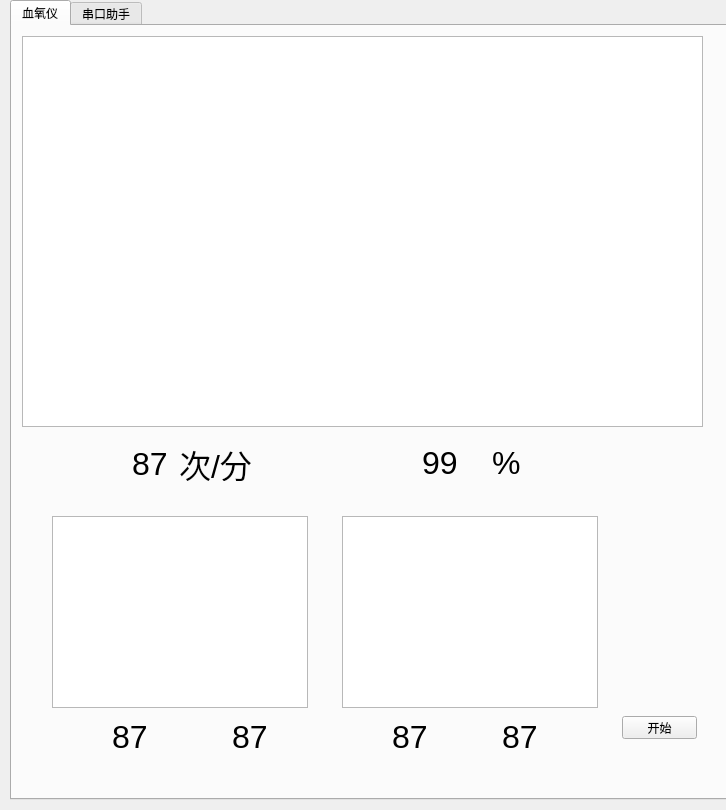
<?xml version="1.0" encoding="UTF-8"?>
<ui version="4.0">
 <class>Form</class>
 <widget class="QWidget" name="Form">
  <property name="geometry">
   <rect>
    <x>0</x>
    <y>0</y>
    <width>726</width>
    <height>810</height>
   </rect>
  </property>
  <property name="windowTitle">
   <string>Form</string>
  </property>
  <widget class="QTabWidget" name="tabWidget">
   <property name="geometry">
    <rect>
     <x>10</x>
     <y>0</y>
     <width>2055</width>
     <height>800</height>
    </rect>
   </property>
   <property name="currentIndex">
    <number>0</number>
   </property>
   <widget class="QWidget" name="tab_oxygen">
    <property name="font">
     <font>
      <weight>50</weight>
      <bold>false</bold>
     </font>
    </property>
    <attribute name="title">
     <string>血氧仪</string>
    </attribute>
    <widget class="QPushButton" name="pushButton">
     <property name="geometry">
      <rect>
       <x>610</x>
       <y>690</y>
       <width>75</width>
       <height>23</height>
      </rect>
     </property>
     <property name="text">
      <string>开始</string>
     </property>
    </widget>
    <widget class="QLabel" name="label_HearRate_Min">
     <property name="geometry">
      <rect>
       <x>220</x>
       <y>690</y>
       <width>61</width>
       <height>41</height>
      </rect>
     </property>
     <property name="font">
      <font>
       <pointsize>24</pointsize>
       <weight>50</weight>
       <bold>false</bold>
      </font>
     </property>
     <property name="text">
      <string>87</string>
     </property>
    </widget>
    <widget class="QLabel" name="label_SpO2_Max">
     <property name="geometry">
      <rect>
       <x>380</x>
       <y>690</y>
       <width>61</width>
       <height>41</height>
      </rect>
     </property>
     <property name="font">
      <font>
       <pointsize>24</pointsize>
       <weight>50</weight>
       <bold>false</bold>
      </font>
     </property>
     <property name="text">
      <string>87</string>
     </property>
    </widget>
    <widget class="QLabel" name="label_SpO2_Min">
     <property name="geometry">
      <rect>
       <x>490</x>
       <y>690</y>
       <width>61</width>
       <height>41</height>
      </rect>
     </property>
     <property name="font">
      <font>
       <pointsize>24</pointsize>
       <weight>50</weight>
       <bold>false</bold>
      </font>
     </property>
     <property name="text">
      <string>87</string>
     </property>
    </widget>
    <widget class="QGraphicsView" name="graphicsView_rate">
     <property name="geometry">
      <rect>
       <x>40</x>
       <y>490</y>
       <width>256</width>
       <height>192</height>
      </rect>
     </property>
    </widget>
    <widget class="QGraphicsView" name="graphicsView_spo2">
     <property name="geometry">
      <rect>
       <x>330</x>
       <y>490</y>
       <width>256</width>
       <height>192</height>
      </rect>
     </property>
    </widget>
    <widget class="QGraphicsView" name="graphicsView_wave">
     <property name="geometry">
      <rect>
       <x>10</x>
       <y>10</y>
       <width>681</width>
       <height>391</height>
      </rect>
     </property>
    </widget>
    <widget class="QLabel" name="label_2">
     <property name="geometry">
      <rect>
       <x>50</x>
       <y>440</y>
       <width>54</width>
       <height>12</height>
      </rect>
     </property>
     <property name="text">
      <string/>
     </property>
    </widget>
    <widget class="QLabel" name="label_9">
     <property name="geometry">
      <rect>
       <x>40</x>
       <y>410</y>
       <width>71</width>
       <height>71</height>
      </rect>
     </property>
     <property name="text">
      <string/>
     </property>
     <property name="pixmap">
      <pixmap resource="../inco/coin.qrc">:/icon/rate.png</pixmap>
     </property>
     <property name="scaledContents">
      <bool>true</bool>
     </property>
    </widget>
    <widget class="QLabel" name="label_10">
     <property name="geometry">
      <rect>
       <x>330</x>
       <y>410</y>
       <width>61</width>
       <height>61</height>
      </rect>
     </property>
     <property name="text">
      <string/>
     </property>
     <property name="pixmap">
      <pixmap resource="../inco/coin.qrc">:/icon/spo.png</pixmap>
     </property>
     <property name="scaledContents">
      <bool>true</bool>
     </property>
    </widget>
    <widget class="QWidget" name="">
     <property name="geometry">
      <rect>
       <x>120</x>
       <y>420</y>
       <width>120</width>
       <height>35</height>
      </rect>
     </property>
     <layout class="QHBoxLayout" name="horizontalLayout_13">
      <item>
       <widget class="QLabel" name="label_HearRate">
        <property name="font">
         <font>
          <pointsize>24</pointsize>
          <weight>50</weight>
          <bold>false</bold>
         </font>
        </property>
        <property name="text">
         <string>87</string>
        </property>
       </widget>
      </item>
      <item>
       <widget class="QLabel" name="label_HearRate_2">
        <property name="font">
         <font>
          <pointsize>24</pointsize>
          <weight>50</weight>
          <bold>false</bold>
         </font>
        </property>
        <property name="text">
         <string>次/分</string>
        </property>
       </widget>
      </item>
     </layout>
    </widget>
    <widget class="QLabel" name="label_11">
     <property name="geometry">
      <rect>
       <x>40</x>
       <y>690</y>
       <width>51</width>
       <height>31</height>
      </rect>
     </property>
     <property name="text">
      <string/>
     </property>
     <property name="pixmap">
      <pixmap resource="../inco/coin.qrc">:/icon/upp.png</pixmap>
     </property>
     <property name="scaledContents">
      <bool>true</bool>
     </property>
    </widget>
    <widget class="QLabel" name="label_12">
     <property name="geometry">
      <rect>
       <x>170</x>
       <y>690</y>
       <width>51</width>
       <height>31</height>
      </rect>
     </property>
     <property name="text">
      <string/>
     </property>
     <property name="pixmap">
      <pixmap resource="../inco/coin.qrc">:/icon/down.png</pixmap>
     </property>
     <property name="scaledContents">
      <bool>true</bool>
     </property>
    </widget>
    <widget class="QLabel" name="label_13">
     <property name="geometry">
      <rect>
       <x>330</x>
       <y>690</y>
       <width>51</width>
       <height>31</height>
      </rect>
     </property>
     <property name="text">
      <string/>
     </property>
     <property name="pixmap">
      <pixmap resource="../inco/coin.qrc">:/icon/upp.png</pixmap>
     </property>
     <property name="scaledContents">
      <bool>true</bool>
     </property>
    </widget>
    <widget class="QLabel" name="label_14">
     <property name="geometry">
      <rect>
       <x>440</x>
       <y>690</y>
       <width>51</width>
       <height>31</height>
      </rect>
     </property>
     <property name="text">
      <string/>
     </property>
     <property name="pixmap">
      <pixmap resource="../inco/coin.qrc">:/icon/down.png</pixmap>
     </property>
     <property name="scaledContents">
      <bool>true</bool>
     </property>
    </widget>
    <widget class="QLabel" name="label_HearRate_Max">
     <property name="geometry">
      <rect>
       <x>100</x>
       <y>690</y>
       <width>61</width>
       <height>41</height>
      </rect>
     </property>
     <property name="font">
      <font>
       <pointsize>24</pointsize>
       <weight>50</weight>
       <bold>false</bold>
      </font>
     </property>
     <property name="text">
      <string>87</string>
     </property>
    </widget>
    <widget class="QWidget" name="">
     <property name="geometry">
      <rect>
       <x>410</x>
       <y>400</y>
       <width>133</width>
       <height>73</height>
      </rect>
     </property>
     <layout class="QHBoxLayout" name="horizontalLayout_14">
      <item>
       <widget class="QLabel" name="label_SpO2">
        <property name="font">
         <font>
          <pointsize>24</pointsize>
          <weight>50</weight>
          <bold>false</bold>
         </font>
        </property>
        <property name="text">
         <string>99</string>
        </property>
       </widget>
      </item>
      <item>
       <widget class="QLabel" name="label_HearRate_3">
        <property name="font">
         <font>
          <pointsize>24</pointsize>
          <weight>50</weight>
          <bold>false</bold>
         </font>
        </property>
        <property name="text">
         <string>%</string>
        </property>
       </widget>
      </item>
     </layout>
    </widget>
    <zorder>label_HearRate_2</zorder>
    <zorder>label_HearRate</zorder>
    <zorder>pushButton</zorder>
    <zorder>label_SpO2</zorder>
    <zorder>label_HearRate_3</zorder>
    <zorder>label_HearRate_Min</zorder>
    <zorder>label_SpO2_Max</zorder>
    <zorder>label_SpO2_Min</zorder>
    <zorder>graphicsView_rate</zorder>
    <zorder>graphicsView_spo2</zorder>
    <zorder>graphicsView_wave</zorder>
    <zorder>label_2</zorder>
    <zorder>label_9</zorder>
    <zorder>label_10</zorder>
    <zorder></zorder>
    <zorder>label_11</zorder>
    <zorder>label_12</zorder>
    <zorder>label_13</zorder>
    <zorder>label_14</zorder>
   </widget>
   <widget class="QWidget" name="tab_port">
    <attribute name="title">
     <string>串口助手</string>
    </attribute>
    <layout class="QGridLayout" name="gridLayout">
     <item row="0" column="0" colspan="2">
      <layout class="QHBoxLayout" name="horizontalLayout_12">
       <item>
        <widget class="QTextEdit" name="textEdit">
         <property name="minimumSize">
          <size>
           <width>0</width>
           <height>500</height>
          </size>
         </property>
        </widget>
       </item>
       <item>
        <widget class="QGroupBox" name="groupBox">
         <property name="title">
          <string>串口选择</string>
         </property>
         <layout class="QVBoxLayout" name="verticalLayout">
          <item>
           <widget class="QComboBox" name="comboBox_com"/>
          </item>
          <item>
           <layout class="QHBoxLayout" name="horizontalLayout">
            <item>
             <widget class="QLabel" name="label">
              <property name="text">
               <string>波特率：</string>
              </property>
             </widget>
            </item>
            <item>
             <widget class="QComboBox" name="comboBox_Baud"/>
            </item>
           </layout>
          </item>
          <item>
           <layout class="QHBoxLayout" name="horizontalLayout_2">
            <item>
             <widget class="QLabel" name="label_3">
              <property name="text">
               <string>停止位：</string>
              </property>
             </widget>
            </item>
            <item>
             <widget class="QComboBox" name="comboBox_stop"/>
            </item>
           </layout>
          </item>
          <item>
           <layout class="QHBoxLayout" name="horizontalLayout_3">
            <item>
             <widget class="QLabel" name="label_4">
              <property name="text">
               <string>数据位：</string>
              </property>
             </widget>
            </item>
            <item>
             <widget class="QComboBox" name="comboBox_data"/>
            </item>
           </layout>
          </item>
          <item>
           <layout class="QHBoxLayout" name="horizontalLayout_4">
            <item>
             <widget class="QLabel" name="label_5">
              <property name="text">
               <string>校验位：</string>
              </property>
             </widget>
            </item>
            <item>
             <widget class="QComboBox" name="comboBox_check"/>
            </item>
           </layout>
          </item>
          <item>
           <layout class="QHBoxLayout" name="horizontalLayout_5">
            <item>
             <widget class="QLabel" name="label_6">
              <property name="text">
               <string>串口操作</string>
              </property>
             </widget>
            </item>
            <item>
             <widget class="QPushButton" name="pushButton_open">
              <property name="text">
               <string>打开串口</string>
              </property>
             </widget>
            </item>
           </layout>
          </item>
          <item>
           <layout class="QHBoxLayout" name="horizontalLayout_6">
            <item>
             <widget class="QPushButton" name="pushButton_3">
              <property name="enabled">
               <bool>false</bool>
              </property>
              <property name="text">
               <string>保存串口</string>
              </property>
             </widget>
            </item>
            <item>
             <widget class="QPushButton" name="pushButton_clean">
              <property name="text">
               <string>清除接收</string>
              </property>
             </widget>
            </item>
           </layout>
          </item>
          <item>
           <layout class="QHBoxLayout" name="horizontalLayout_7">
            <item>
             <widget class="QCheckBox" name="checkBox_hexview">
              <property name="text">
               <string>16进制</string>
              </property>
             </widget>
            </item>
            <item>
             <widget class="QCheckBox" name="checkBox_DTR">
              <property name="text">
               <string>DTR</string>
              </property>
             </widget>
            </item>
           </layout>
          </item>
          <item>
           <layout class="QHBoxLayout" name="horizontalLayout_8">
            <item>
             <widget class="QCheckBox" name="checkBox_RTS">
              <property name="text">
               <string>RTS</string>
              </property>
             </widget>
            </item>
            <item>
             <widget class="QCheckBox" name="checkBox_4">
              <property name="enabled">
               <bool>false</bool>
              </property>
              <property name="text">
               <string>自动保存</string>
              </property>
             </widget>
            </item>
           </layout>
          </item>
          <item>
           <widget class="QCheckBox" name="checkBox_5">
            <property name="text">
             <string>时间戳</string>
            </property>
           </widget>
          </item>
         </layout>
        </widget>
       </item>
      </layout>
     </item>
     <item row="1" column="0" colspan="2">
      <layout class="QHBoxLayout" name="horizontalLayout_9">
       <item>
        <widget class="QTextEdit" name="textEdit_2"/>
       </item>
       <item>
        <layout class="QVBoxLayout" name="verticalLayout_2">
         <item>
          <widget class="QPushButton" name="pushButton_send">
           <property name="text">
            <string>发送</string>
           </property>
          </widget>
         </item>
         <item>
          <widget class="QPushButton" name="pushButton_sendclean">
           <property name="text">
            <string>清除发送</string>
           </property>
          </widget>
         </item>
        </layout>
       </item>
      </layout>
     </item>
     <item row="2" column="0">
      <layout class="QVBoxLayout" name="verticalLayout_3">
       <item>
        <layout class="QHBoxLayout" name="horizontalLayout_10">
         <item>
          <widget class="QCheckBox" name="checkBox_timesend">
           <property name="text">
            <string>定时发送</string>
           </property>
          </widget>
         </item>
         <item>
          <widget class="QLabel" name="label_7">
           <property name="text">
            <string>周期</string>
           </property>
          </widget>
         </item>
         <item>
          <widget class="QLineEdit" name="lineEdit"/>
         </item>
         <item>
          <widget class="QLabel" name="label_8">
           <property name="text">
            <string>ms</string>
           </property>
          </widget>
         </item>
        </layout>
       </item>
       <item>
        <layout class="QHBoxLayout" name="horizontalLayout_11">
         <item>
          <widget class="QCheckBox" name="checkBox_7">
           <property name="enabled">
            <bool>false</bool>
           </property>
           <property name="text">
            <string>16进制发送</string>
           </property>
          </widget>
         </item>
         <item>
          <widget class="QCheckBox" name="checkBox_8">
           <property name="enabled">
            <bool>false</bool>
           </property>
           <property name="text">
            <string>发送新行</string>
           </property>
          </widget>
         </item>
        </layout>
       </item>
      </layout>
     </item>
     <item row="2" column="1">
      <spacer name="horizontalSpacer">
       <property name="orientation">
        <enum>Qt::Horizontal</enum>
       </property>
       <property name="sizeHint" stdset="0">
        <size>
         <width>411</width>
         <height>20</height>
        </size>
       </property>
      </spacer>
     </item>
    </layout>
   </widget>
  </widget>
 </widget>
 <resources>
  <include location="../inco/coin.qrc"/>
 </resources>
 <connections/>
</ui>
